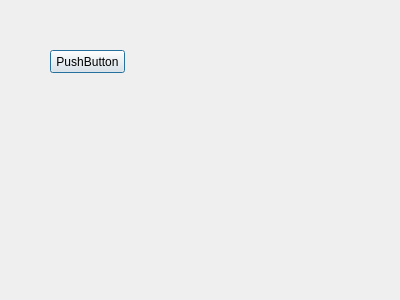
<?xml version="1.0" encoding="UTF-8"?>
<ui version="4.0">
 <class>modifier1</class>
 <widget class="QDialog" name="modifier1">
  <property name="geometry">
   <rect>
    <x>0</x>
    <y>0</y>
    <width>400</width>
    <height>300</height>
   </rect>
  </property>
  <property name="windowTitle">
   <string>Dialog</string>
  </property>
  <widget class="QPushButton" name="pushButton">
   <property name="geometry">
    <rect>
     <x>50</x>
     <y>50</y>
     <width>75</width>
     <height>23</height>
    </rect>
   </property>
   <property name="text">
    <string>PushButton</string>
   </property>
  </widget>
 </widget>
 <resources/>
 <connections/>
</ui>
